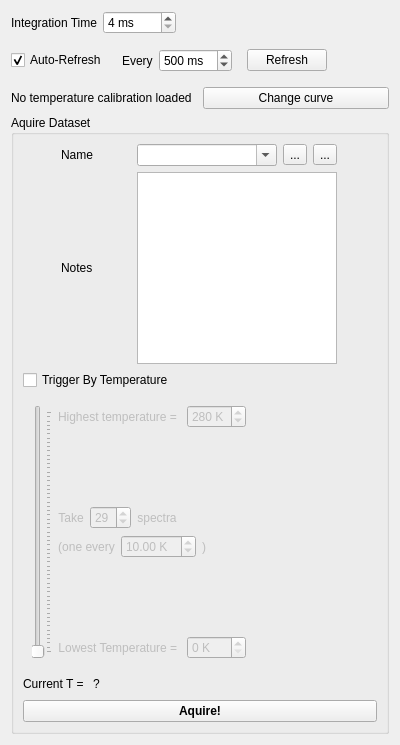
<?xml version="1.0" encoding="UTF-8"?>
<ui version="4.0">
 <class>Form</class>
 <widget class="QWidget" name="Form">
  <property name="geometry">
   <rect>
    <x>0</x>
    <y>0</y>
    <width>400</width>
    <height>745</height>
   </rect>
  </property>
  <property name="windowTitle">
   <string>Form</string>
  </property>
  <layout class="QVBoxLayout" name="verticalLayout_2">
   <item>
    <layout class="QHBoxLayout" name="horizontalLayout_4">
     <item>
      <widget class="QLabel" name="label_10">
       <property name="sizePolicy">
        <sizepolicy hsizetype="Fixed" vsizetype="Minimum">
         <horstretch>0</horstretch>
         <verstretch>0</verstretch>
        </sizepolicy>
       </property>
       <property name="text">
        <string>Integration Time</string>
       </property>
       <property name="alignment">
        <set>Qt::AlignCenter</set>
       </property>
      </widget>
     </item>
     <item>
      <widget class="QSpinBox" name="integrationTime">
       <property name="sizePolicy">
        <sizepolicy hsizetype="Fixed" vsizetype="Fixed">
         <horstretch>0</horstretch>
         <verstretch>0</verstretch>
        </sizepolicy>
       </property>
       <property name="suffix">
        <string> ms</string>
       </property>
       <property name="minimum">
        <number>4</number>
       </property>
       <property name="maximum">
        <number>1000</number>
       </property>
      </widget>
     </item>
     <item>
      <spacer name="horizontalSpacer_11">
       <property name="orientation">
        <enum>Qt::Horizontal</enum>
       </property>
       <property name="sizeHint" stdset="0">
        <size>
         <width>40</width>
         <height>20</height>
        </size>
       </property>
      </spacer>
     </item>
    </layout>
   </item>
   <item>
    <layout class="QHBoxLayout" name="horizontalLayout">
     <item>
      <widget class="QCheckBox" name="livePoll">
       <property name="enabled">
        <bool>true</bool>
       </property>
       <property name="sizePolicy">
        <sizepolicy hsizetype="Fixed" vsizetype="Fixed">
         <horstretch>0</horstretch>
         <verstretch>0</verstretch>
        </sizepolicy>
       </property>
       <property name="text">
        <string>Auto-Refresh</string>
       </property>
       <property name="checked">
        <bool>true</bool>
       </property>
      </widget>
     </item>
     <item>
      <widget class="QWidget" name="widget" native="true">
       <layout class="QHBoxLayout" name="horizontalLayout_12">
        <item>
         <widget class="QLabel" name="label_4">
          <property name="sizePolicy">
           <sizepolicy hsizetype="Fixed" vsizetype="Preferred">
            <horstretch>0</horstretch>
            <verstretch>0</verstretch>
           </sizepolicy>
          </property>
          <property name="text">
           <string>Every</string>
          </property>
         </widget>
        </item>
        <item>
         <widget class="QSpinBox" name="livePollRate">
          <property name="sizePolicy">
           <sizepolicy hsizetype="Fixed" vsizetype="Fixed">
            <horstretch>0</horstretch>
            <verstretch>0</verstretch>
           </sizepolicy>
          </property>
          <property name="suffix">
           <string> ms</string>
          </property>
          <property name="minimum">
           <number>10</number>
          </property>
          <property name="maximum">
           <number>5000</number>
          </property>
          <property name="value">
           <number>500</number>
          </property>
         </widget>
        </item>
       </layout>
      </widget>
     </item>
     <item>
      <widget class="QPushButton" name="livePollButton">
       <property name="enabled">
        <bool>true</bool>
       </property>
       <property name="sizePolicy">
        <sizepolicy hsizetype="Fixed" vsizetype="Fixed">
         <horstretch>0</horstretch>
         <verstretch>0</verstretch>
        </sizepolicy>
       </property>
       <property name="text">
        <string>Refresh</string>
       </property>
      </widget>
     </item>
     <item>
      <spacer name="horizontalSpacer">
       <property name="orientation">
        <enum>Qt::Horizontal</enum>
       </property>
       <property name="sizeHint" stdset="0">
        <size>
         <width>40</width>
         <height>20</height>
        </size>
       </property>
      </spacer>
     </item>
    </layout>
   </item>
   <item>
    <layout class="QHBoxLayout" name="horizontalLayout_13">
     <item>
      <widget class="QLabel" name="calibLabel">
       <property name="text">
        <string>No temperature calibration loaded</string>
       </property>
      </widget>
     </item>
     <item>
      <widget class="QPushButton" name="loadCalibButton">
       <property name="sizePolicy">
        <sizepolicy hsizetype="Minimum" vsizetype="Fixed">
         <horstretch>0</horstretch>
         <verstretch>0</verstretch>
        </sizepolicy>
       </property>
       <property name="text">
        <string>Change curve</string>
       </property>
      </widget>
     </item>
    </layout>
   </item>
   <item>
    <widget class="QGroupBox" name="aquireDataSetBox">
     <property name="sizePolicy">
      <sizepolicy hsizetype="Minimum" vsizetype="Preferred">
       <horstretch>0</horstretch>
       <verstretch>0</verstretch>
      </sizepolicy>
     </property>
     <property name="title">
      <string>Aquire Dataset</string>
     </property>
     <layout class="QVBoxLayout" name="verticalLayout">
      <item>
       <layout class="QGridLayout" name="gridLayout">
        <item row="0" column="0">
         <widget class="QLabel" name="label_13">
          <property name="sizePolicy">
           <sizepolicy hsizetype="Fixed" vsizetype="Preferred">
            <horstretch>0</horstretch>
            <verstretch>0</verstretch>
           </sizepolicy>
          </property>
          <property name="text">
           <string>Name</string>
          </property>
         </widget>
        </item>
        <item row="1" column="0">
         <widget class="QLabel" name="label_14">
          <property name="sizePolicy">
           <sizepolicy hsizetype="Fixed" vsizetype="Preferred">
            <horstretch>0</horstretch>
            <verstretch>0</verstretch>
           </sizepolicy>
          </property>
          <property name="text">
           <string>Notes</string>
          </property>
         </widget>
        </item>
        <item row="1" column="1">
         <widget class="QTextEdit" name="notesEditor">
          <property name="sizePolicy">
           <sizepolicy hsizetype="Fixed" vsizetype="Fixed">
            <horstretch>0</horstretch>
            <verstretch>0</verstretch>
           </sizepolicy>
          </property>
          <property name="minimumSize">
           <size>
            <width>20</width>
            <height>50</height>
           </size>
          </property>
          <property name="maximumSize">
           <size>
            <width>200</width>
            <height>16777215</height>
           </size>
          </property>
          <property name="tabStopWidth">
           <number>80</number>
          </property>
         </widget>
        </item>
        <item row="0" column="1">
         <layout class="QHBoxLayout" name="horizontalLayout_2">
          <item>
           <widget class="QComboBox" name="dataSetComboBox">
            <property name="sizePolicy">
             <sizepolicy hsizetype="Preferred" vsizetype="Fixed">
              <horstretch>0</horstretch>
              <verstretch>0</verstretch>
             </sizepolicy>
            </property>
            <property name="editable">
             <bool>true</bool>
            </property>
            <property name="insertPolicy">
             <enum>QComboBox::InsertAtTop</enum>
            </property>
           </widget>
          </item>
          <item>
           <widget class="QToolButton" name="addDataSet">
            <property name="text">
             <string>...</string>
            </property>
           </widget>
          </item>
          <item>
           <widget class="QToolButton" name="deleteDataSet">
            <property name="text">
             <string>...</string>
            </property>
           </widget>
          </item>
         </layout>
        </item>
       </layout>
      </item>
      <item>
       <widget class="QCheckBox" name="tempTriggerCheckBox">
        <property name="text">
         <string>Trigger By Temperature</string>
        </property>
       </widget>
      </item>
      <item>
       <widget class="QWidget" name="tempControlWidget" native="true">
        <property name="enabled">
         <bool>false</bool>
        </property>
        <property name="sizePolicy">
         <sizepolicy hsizetype="Fixed" vsizetype="Minimum">
          <horstretch>0</horstretch>
          <verstretch>0</verstretch>
         </sizepolicy>
        </property>
        <layout class="QVBoxLayout" name="verticalLayout_7">
         <item>
          <layout class="QHBoxLayout" name="horizontalLayout_7">
           <item>
            <widget class="QSlider" name="currentTempSlider">
             <property name="enabled">
              <bool>false</bool>
             </property>
             <property name="layoutDirection">
              <enum>Qt::LeftToRight</enum>
             </property>
             <property name="maximum">
              <number>280</number>
             </property>
             <property name="tracking">
              <bool>false</bool>
             </property>
             <property name="orientation">
              <enum>Qt::Vertical</enum>
             </property>
             <property name="tickPosition">
              <enum>QSlider::TicksBelow</enum>
             </property>
             <property name="tickInterval">
              <number>5</number>
             </property>
            </widget>
           </item>
           <item>
            <layout class="QVBoxLayout" name="verticalLayout_13">
             <item>
              <layout class="QHBoxLayout" name="horizontalLayout_3">
               <item>
                <widget class="QLabel" name="label_9">
                 <property name="sizePolicy">
                  <sizepolicy hsizetype="Preferred" vsizetype="Minimum">
                   <horstretch>0</horstretch>
                   <verstretch>0</verstretch>
                  </sizepolicy>
                 </property>
                 <property name="text">
                  <string>Highest temperature = </string>
                 </property>
                 <property name="alignment">
                  <set>Qt::AlignLeading|Qt::AlignLeft|Qt::AlignVCenter</set>
                 </property>
                </widget>
               </item>
               <item>
                <widget class="QSpinBox" name="trigMax">
                 <property name="suffix">
                  <string> K</string>
                 </property>
                 <property name="maximum">
                  <number>330</number>
                 </property>
                 <property name="value">
                  <number>280</number>
                 </property>
                </widget>
               </item>
               <item>
                <spacer name="horizontalSpacer_8">
                 <property name="orientation">
                  <enum>Qt::Horizontal</enum>
                 </property>
                 <property name="sizeHint" stdset="0">
                  <size>
                   <width>40</width>
                   <height>20</height>
                  </size>
                 </property>
                </spacer>
               </item>
              </layout>
             </item>
             <item>
              <spacer name="verticalSpacer_3">
               <property name="orientation">
                <enum>Qt::Vertical</enum>
               </property>
               <property name="sizeHint" stdset="0">
                <size>
                 <width>20</width>
                 <height>40</height>
                </size>
               </property>
              </spacer>
             </item>
             <item>
              <layout class="QHBoxLayout" name="horizontalLayout_5">
               <item>
                <widget class="QLabel" name="label_15">
                 <property name="text">
                  <string>Take</string>
                 </property>
                 <property name="alignment">
                  <set>Qt::AlignCenter</set>
                 </property>
                </widget>
               </item>
               <item>
                <widget class="QSpinBox" name="trigSteps">
                 <property name="value">
                  <number>29</number>
                 </property>
                </widget>
               </item>
               <item>
                <widget class="QLabel" name="label_7">
                 <property name="text">
                  <string>spectra</string>
                 </property>
                 <property name="alignment">
                  <set>Qt::AlignCenter</set>
                 </property>
                </widget>
               </item>
               <item>
                <spacer name="horizontalSpacer_6">
                 <property name="orientation">
                  <enum>Qt::Horizontal</enum>
                 </property>
                 <property name="sizeHint" stdset="0">
                  <size>
                   <width>40</width>
                   <height>20</height>
                  </size>
                 </property>
                </spacer>
               </item>
              </layout>
             </item>
             <item>
              <layout class="QHBoxLayout" name="horizontalLayout_8">
               <item>
                <widget class="QLabel" name="label_6">
                 <property name="text">
                  <string>(one every</string>
                 </property>
                 <property name="alignment">
                  <set>Qt::AlignCenter</set>
                 </property>
                </widget>
               </item>
               <item>
                <widget class="QDoubleSpinBox" name="trigDelta">
                 <property name="suffix">
                  <string> K</string>
                 </property>
                 <property name="maximum">
                  <double>280.000000000000000</double>
                 </property>
                 <property name="value">
                  <double>10.000000000000000</double>
                 </property>
                </widget>
               </item>
               <item>
                <widget class="QLabel" name="label_16">
                 <property name="text">
                  <string>)</string>
                 </property>
                 <property name="alignment">
                  <set>Qt::AlignCenter</set>
                 </property>
                </widget>
               </item>
               <item>
                <spacer name="horizontalSpacer_7">
                 <property name="orientation">
                  <enum>Qt::Horizontal</enum>
                 </property>
                 <property name="sizeHint" stdset="0">
                  <size>
                   <width>40</width>
                   <height>20</height>
                  </size>
                 </property>
                </spacer>
               </item>
              </layout>
             </item>
             <item>
              <spacer name="verticalSpacer_4">
               <property name="orientation">
                <enum>Qt::Vertical</enum>
               </property>
               <property name="sizeHint" stdset="0">
                <size>
                 <width>20</width>
                 <height>40</height>
                </size>
               </property>
              </spacer>
             </item>
             <item>
              <layout class="QHBoxLayout" name="horizontalLayout_10">
               <item>
                <widget class="QLabel" name="label_8">
                 <property name="text">
                  <string>Lowest Temperature = </string>
                 </property>
                 <property name="alignment">
                  <set>Qt::AlignCenter</set>
                 </property>
                </widget>
               </item>
               <item>
                <widget class="QSpinBox" name="trigMin">
                 <property name="readOnly">
                  <bool>false</bool>
                 </property>
                 <property name="suffix">
                  <string> K</string>
                 </property>
                 <property name="maximum">
                  <number>280</number>
                 </property>
                </widget>
               </item>
               <item>
                <spacer name="horizontalSpacer_9">
                 <property name="orientation">
                  <enum>Qt::Horizontal</enum>
                 </property>
                 <property name="sizeHint" stdset="0">
                  <size>
                   <width>40</width>
                   <height>20</height>
                  </size>
                 </property>
                </spacer>
               </item>
              </layout>
             </item>
            </layout>
           </item>
          </layout>
         </item>
        </layout>
       </widget>
      </item>
      <item>
       <layout class="QHBoxLayout" name="horizontalLayout_11">
        <item>
         <widget class="QLabel" name="label_5">
          <property name="text">
           <string>Current T = </string>
          </property>
         </widget>
        </item>
        <item>
         <widget class="QLabel" name="currentTempText">
          <property name="text">
           <string>?</string>
          </property>
         </widget>
        </item>
        <item>
         <spacer name="horizontalSpacer_5">
          <property name="orientation">
           <enum>Qt::Horizontal</enum>
          </property>
          <property name="sizeHint" stdset="0">
           <size>
            <width>40</width>
            <height>20</height>
           </size>
          </property>
         </spacer>
        </item>
       </layout>
      </item>
      <item>
       <widget class="QPushButton" name="aquireButton">
        <property name="sizePolicy">
         <sizepolicy hsizetype="Minimum" vsizetype="Fixed">
          <horstretch>0</horstretch>
          <verstretch>0</verstretch>
         </sizepolicy>
        </property>
        <property name="font">
         <font>
          <weight>75</weight>
          <bold>true</bold>
         </font>
        </property>
        <property name="text">
         <string>Aquire!</string>
        </property>
       </widget>
      </item>
     </layout>
    </widget>
   </item>
  </layout>
 </widget>
 <resources/>
 <connections>
  <connection>
   <sender>livePoll</sender>
   <signal>clicked(bool)</signal>
   <receiver>widget</receiver>
   <slot>setVisible(bool)</slot>
   <hints>
    <hint type="sourcelabel">
     <x>57</x>
     <y>57</y>
    </hint>
    <hint type="destinationlabel">
     <x>226</x>
     <y>62</y>
    </hint>
   </hints>
  </connection>
  <connection>
   <sender>livePoll</sender>
   <signal>clicked(bool)</signal>
   <receiver>livePollButton</receiver>
   <slot>setHidden(bool)</slot>
   <hints>
    <hint type="sourcelabel">
     <x>98</x>
     <y>57</y>
    </hint>
    <hint type="destinationlabel">
     <x>301</x>
     <y>58</y>
    </hint>
   </hints>
  </connection>
  <connection>
   <sender>tempTriggerCheckBox</sender>
   <signal>clicked(bool)</signal>
   <receiver>tempControlWidget</receiver>
   <slot>setEnabled(bool)</slot>
   <hints>
    <hint type="sourcelabel">
     <x>66</x>
     <y>368</y>
    </hint>
    <hint type="destinationlabel">
     <x>26</x>
     <y>409</y>
    </hint>
   </hints>
  </connection>
 </connections>
</ui>
